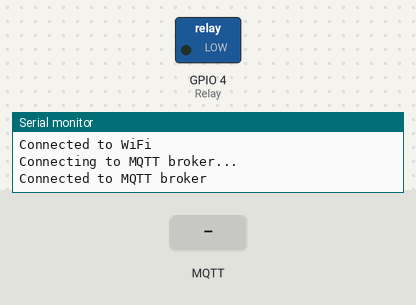
A sketch run on a simulated ESP32. Shown: switched loads named in the sketch (green lamp = pin HIGH), the last lines printed to the serial monitor. Inputs (shaded band) come from the test bench. WiFi joins after 1.5 s; servers stay silent unless stated; no MQTT or app messages arrive unless stated.

Above: at 3.2 s.
3.3 s: MQTT message "0" arrives on the first subscribed topic
At 4.4 s:
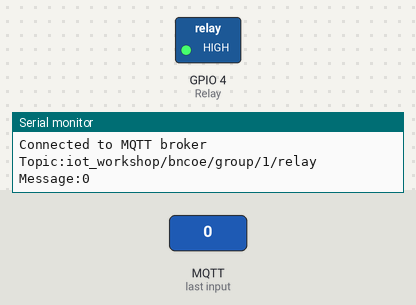
4.8 s: MQTT message "1" arrives on the first subscribed topic
At 5.6 s:
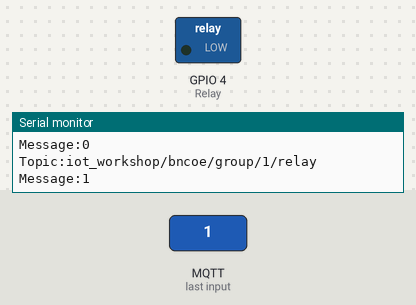
Timing chart, 0 to 7.8 s (numbered marks = the images above; inputs shaded):
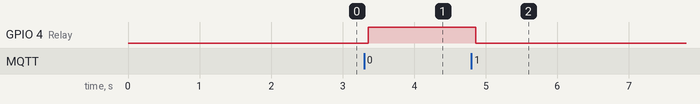

The sketch:

2_HiveMQ_relay.ino
```cpp
#include <WiFi.h>
#include <PubSubClient.h>

const char* ssid = "Test";
const char* password = "Test1234";

const char* mqtt_server = "broker.hivemq.com";
const int mqtt_port = 1883;

WiFiClient espClient;
PubSubClient client(espClient);
#define Relay 4

//Callback Function Here
void callback(char* topic, byte* payload, unsigned int length) {
	 // Log incoming message and topic
  Serial.print("Topic:");
  Serial.println(topic);
  Serial.print("Message:");
  Serial.println((char*)payload);


  // Check if the message is 1
  if((char)payload[0] == '1'){
  // Set Esp32 pin 4 LOW
    digitalWrite(Relay, LOW);
  }
  else if((char)payload[0] == '0'){
  // Set Esp32 pin 4 HIGH
    digitalWrite(Relay, HIGH);
  }
}


void setup() {
  Serial.begin(115200);
  WiFi.begin(ssid, password);
  pinMode(Relay,OUTPUT);
  while (WiFi.status() != WL_CONNECTED) {
    delay(1000);
    Serial.println("Connecting to WiFi...");
  }
  Serial.println("Connected to WiFi");
  client.setServer(mqtt_server, mqtt_port);
  //Set Callback
  client.setCallback(callback);
}

void loop() {
  if (!client.connected()) {
    Serial.println("Connecting to MQTT broker...");
    if (client.connect("esp_thynk")) {
      Serial.println("Connected to MQTT broker");
      //Subscribe Code Here
      client.subscribe("iot_workshop/bncoe/group/1/relay");
    } else {
      Serial.print("Failed to connect to MQTT broker, rc=");
      Serial.print(client.state());
      Serial.println(" retrying in 5 seconds");
      delay(5000);
      return;
    }
  }
  client.loop();
  delay(100);
}
```

Measured:
- after the input at 3.3 s, GPIO 4 (Relay): LOW → HIGH after 0.06 s
- after the input at 4.8 s, GPIO 4 (Relay): HIGH → LOW after 0.06 s
